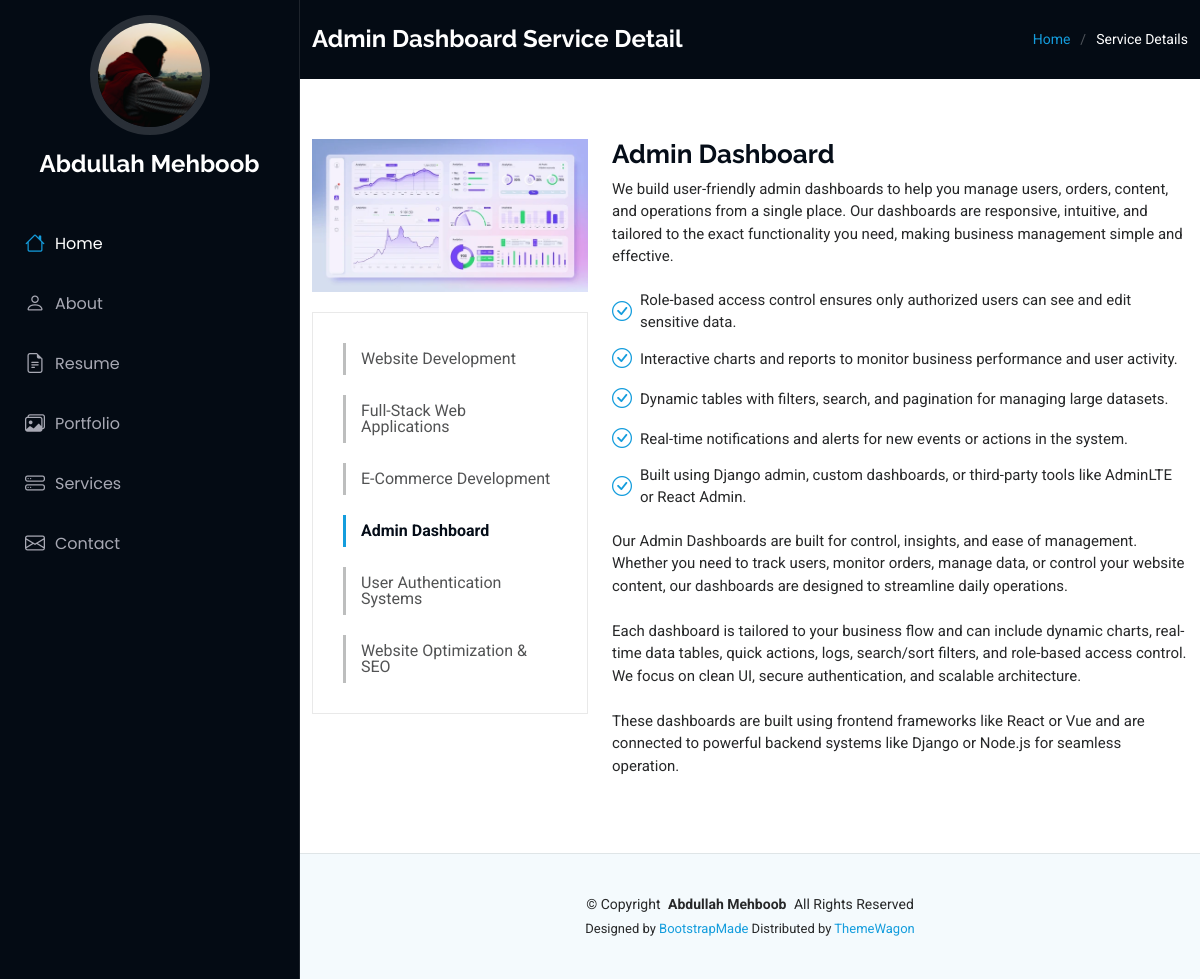
The page /service-details/admin-dashboard on the database its author committed.
### frontend/models.py (models this page shows, shortened)
class Profile(models.Model):
    profile_name = models.CharField(max_length=50)
    profile_img_header = models.ImageField(upload_to='profile_image')
    profile_skills = models.TextField(help_text="Comma-separated values, e.g. Full Stack Web Developer, Python, Django")
    class Meta:
        verbose_name = "01 - Site Profile"
        verbose_name_plural = "01 - Site Profile"

class PortfolioServices(models.Model):
    service_name = models.CharField(max_length=100, unique=True)
    service_icon = models.ImageField(upload_to='service_icons/')
    service_short_detail = models.TextField(help_text="Short paragraph for service card")
    Service_long_detail = models.TextField(help_text='long para graph for service detail page')
    service_image = models.ImageField(upload_to='service_images/',  help_text='image for detail Page')
    service_extra_detailed = models.TextField(help_text='Extra detailed description for service detail page under descriotion')
    service_slug = models.CharField(max_length=1000, null=True, blank=True)
    class Meta:
        verbose_name = "10-1 - Services Section"
        verbose_name_plural = "10-1 - Services Section"

class PortfolioServicesDetailDescrition(models.Model):
    service_name = models.ForeignKey(PortfolioServices, on_delete=models.CASCADE)
    service_description = models.TextField(help_text='Description for service detail add ass many as needed')
    class Meta:
        verbose_name = "10-2 - Services Section Detail Descrition"
        verbose_name_plural = "10-2 - Services Section Detail Description"

### frontend/views.py (the view)
# urls.py: path('service-details/<str:service_slug_url>', views.service_detail_page, name='service-details'),
def service_detail_page(request, service_slug_url):
    social_links = SocialLinks.objects.all()
    profile = Profile.objects.all()
    service = get_object_or_404(PortfolioServices, service_slug=service_slug_url)
    port_services = PortfolioServices.objects.all()
    port_ser_detail_des = PortfolioServicesDetailDescrition.objects.filter(service_name = service)
    context = {
        'social_links': social_links,
        'profile': profile,
        'service': service,
        'port_services': port_services,
        'port_ser_detail_des': port_ser_detail_des
    }
    return render(request, 'pages/service-details.html', context)

### templates/pages/service-details.html (shortened to what this page needs)
{% extends "base.html" %}
{% load static %}
{% block content %}
<main class="main">
    <div class="page-title dark-background">
        <div class="container d-lg-flex justify-content-between align-items-center">
            <h1 class="mb-2 mb-lg-0">{{ service.service_name }} Service Detail</h1>
            <nav class="breadcrumbs">
                <ol>
                    <li><a href="/">Home</a></li>
                    <li class="current">Service Details</li>
                </ol>
            </nav>
        </div>
    </div>
    <section id="service-details" class="service-details section">
        <div class="container">
            <div class="row gy-4">
                <div class="col-lg-4" data-aos="fade-up" data-aos-delay="100">
                    <img src="{{ service.service_image.url }}" alt="" class="img-fluid services-img" />
                    <div class="services-list">
                        {% for i in port_services %}
                        <a href="{% url 'service-details' i.service_slug %}" class="{% if i.service_slug == service.service_slug %}active{% endif %}">{{ i.service_name }}</a>
                        {% endfor %}
                    </div>
                </div>
                <div class="col-lg-8" data-aos="fade-up" data-aos-delay="200">
                    <h3>{{ service.service_name }}</h3>
                    <p>{{ service.Service_long_detail}}</p>
                    <ul>
                        {% for i in port_ser_detail_des %}
                        <li>
                            <i class="bi bi-check-circle"></i>
                            <span>{{ i.service_description }}</span>
                        </li>
                        {% endfor %}
                    </ul>
                    <p>{{ service.service_extra_detailed|safe }}</p>
                </div>
            </div>
        </div>
    </section>
</main>
{% endblock %}

### templates/includes/header.html (shortened to what this page needs)
{% load static %}
<header id="header" class="header dark-background d-flex flex-column">
  <div class="profile-img">
    {% for img in profile %}
    <img
      src="{{ img.profile_img_header.url }}"
      alt=""
      class="img-fluid rounded-circle"
    />
    {% endfor %}
  </div>
  <a href="/" class="logo d-flex align-items-center justify-content-center">
    {% for name in profile %}
    <h1 class="sitename">{{ name.profile_name }}</h1>
    {% endfor %}
  </a>
  <nav id="navmenu" class="navmenu">
    <ul>
      <li><a href="{% url 'home' %}#hero" class="active"><i class="bi bi-house navicon"></i> Home</a></li>
      <li><a href="{% url 'home' %}#about"><i class="bi bi-person navicon"></i> About</a></li>
      <li><a href="{% url 'home' %}#resume"><i class="bi bi-file-earmark-text navicon"></i> Resume</a></li>
      <li><a href="{% url 'home' %}#portfolio"><i class="bi bi-images navicon"></i> Portfolio</a></li>
      <li><a href="{% url 'home' %}#services"><i class="bi bi-hdd-stack navicon"></i> Services</a></li>
      <li><a href="{% url 'home' %}#contact"><i class="bi bi-envelope navicon"></i> Contact</a></li>
    </ul>
  </nav>
</header>

### static/css/main.css (style rules this page uses)
:root { --default-font: "Roboto", system-ui, -apple-system, "Segoe UI", Roboto, "Helvetica Neue", Arial, "Noto Sans", "Liberation Sans", sans-serif, "Apple Color Emoji", "Segoe UI Emoji", "Segoe UI Symbol", "Noto Color Emoji"; --heading-font: "Raleway", sans-serif; --nav-font: "Poppins", sans-serif; }
:root { --background-color: #ffffff; --default-color: #272829; --heading-color: #050d18; --accent-color: #149ddd; --surface-color: #ffffff; --contrast-color: #ffffff; }
:root { --nav-color: #a8a9b4; --nav-hover-color: #ffffff; --nav-mobile-background-color: #040b14; --nav-dropdown-background-color: #040b14; --nav-dropdown-color: #a8a9b4; --nav-dropdown-hover-color: #ffffff; }
.dark-background { --background-color: #040b14; --default-color: #ffffff; --heading-color: #ffffff; --surface-color: #151f2b; --contrast-color: #ffffff; }
:root { scroll-behavior: smooth; }
body { color: var(--default-color); background-color: var(--background-color); font-family: var(--default-font); }
a { color: var(--accent-color); text-decoration: none; transition: 0.3s; }
h1, h2, h3, h4, h5, h6 { color: var(--heading-color); font-family: var(--heading-font); }
.header { color: var(--default-color); background-color: var(--background-color); position: fixed; top: 0; left: 0; bottom: 0; padding: 0 15px; width: 300px; transition: all ease-in-out 0.3s; overflow-y: auto; z-index: 997; border-right: 1px solid color-mix(in srgb, var(--default-color), transparent 90%); }
.header .profile-img img { margin: 15px auto; display: block; width: 120px; border: 8px solid color-mix(in srgb, var(--default-color), transparent 85%); }
.header .logo { line-height: 1; margin-bottom: 15px; }
.header .logo h1 { font-size: 24px; margin: 0; font-weight: 700; color: var(--heading-color); }
@media (min-width: 1200px) { .header~main, .header~#footer { margin-left: 300px; } }
.navmenu { padding: 0; z-index: 9997; }
.navmenu ul { list-style: none; padding: 0 0 20px 0; margin: 0; }
.navmenu a, .navmenu a:focus { color: var(--nav-color); padding: 15px 10px; font-family: var(--nav-font); font-size: 16px; font-weight: 400; display: flex; align-items: center; white-space: nowrap; transition: 0.3s; width: 100%; }
.navmenu a .navicon, .navmenu a:focus .navicon { font-size: 20px; margin-right: 10px; }
.navmenu a:hover, .navmenu .active, .navmenu .active:focus { color: var(--nav-hover-color); }
.navmenu a:hover .navicon, .navmenu .active .navicon, .navmenu .active:focus .navicon { color: var(--accent-color); }
.page-title { color: var(--default-color); background-color: var(--background-color); padding: 25px 0; position: relative; }
.page-title h1 { font-size: 24px; font-weight: 700; }
.page-title .breadcrumbs ol { display: flex; flex-wrap: wrap; list-style: none; padding: 0; margin: 0; font-size: 14px; font-weight: 400; }
.page-title .breadcrumbs ol li+li { padding-left: 10px; }
.page-title .breadcrumbs ol li+li::before { content: "/"; display: inline-block; padding-right: 10px; color: color-mix(in srgb, var(--default-color), transparent 70%); }
section, .section { color: var(--default-color); background-color: var(--background-color); padding: 60px 0; overflow: clip; }
.service-details .services-list { padding: 10px 30px; border: 1px solid color-mix(in srgb, var(--default-color), transparent 90%); margin-bottom: 20px; }
.service-details .services-list a { display: block; line-height: 1; padding: 8px 0 8px 15px; border-left: 3px solid color-mix(in srgb, var(--default-color), transparent 70%); margin: 20px 0; color: color-mix(in srgb, var(--default-color), transparent 20%); transition: 0.3s; }
.service-details .services-list a.active { color: var(--heading-color); font-weight: 700; border-color: var(--accent-color); }
.service-details .services-img { margin-bottom: 20px; }
.service-details h3 { font-size: 26px; font-weight: 700; }
.service-details p { font-size: 15px; }
.service-details ul { list-style: none; padding: 0; font-size: 15px; }
.service-details ul li { padding: 5px 0; display: flex; align-items: center; }
.service-details ul i { font-size: 20px; margin-right: 8px; color: var(--accent-color); }

### rows shown on the page
Profile: profile_img_header (picture), profile_name "Abdullah Mehboob"
PortfolioServices: service_name "Admin Dashboard", service_image (picture), Service_long_detail "We build user-friendly admin dashboards to help you manage users, orders, content, and operations from a single place. Our dashboards are responsive, intuitive, and tailored to the exact functionality you need, making business management simple and effective.", service_extra_detailed "Our Admin Dashboards are built for control, insights, and ease of management. Whether you need to track users, monitor orders, manage data, or control your website content, our dashboards are designed to streamline daily operations. Each dashboard is tailored to your business flow and can include dynamic charts, real-time data tables, quick actions, logs, search/sort filters, and role-based access control. We focus on clean UI, secure authentication, and scalable architecture. These dashboards are built using frontend frameworks like React or Vue and are connected to powerful backend systems like Django or Node.js for seamless operation."
PortfolioServices: service_name "Website Development"
PortfolioServices: service_name "Full-Stack Web Applications"
PortfolioServices: service_name "E-Commerce Development"
PortfolioServices: service_name "User Authentication Systems"
PortfolioServices: service_name "Website Optimization & SEO"
PortfolioServicesDetailDescrition: service_description "Role-based access control ensures only authorized users can see and edit sensitive data."
PortfolioServicesDetailDescrition: service_description "Interactive charts and reports to monitor business performance and user activity."
PortfolioServicesDetailDescrition: service_description "Dynamic tables with filters, search, and pagination for managing large datasets."
PortfolioServicesDetailDescrition: service_description "Real-time notifications and alerts for new events or actions in the system."
PortfolioServicesDetailDescrition: service_description "Built using Django admin, custom dashboards, or third-party tools like AdminLTE or React Admin."
